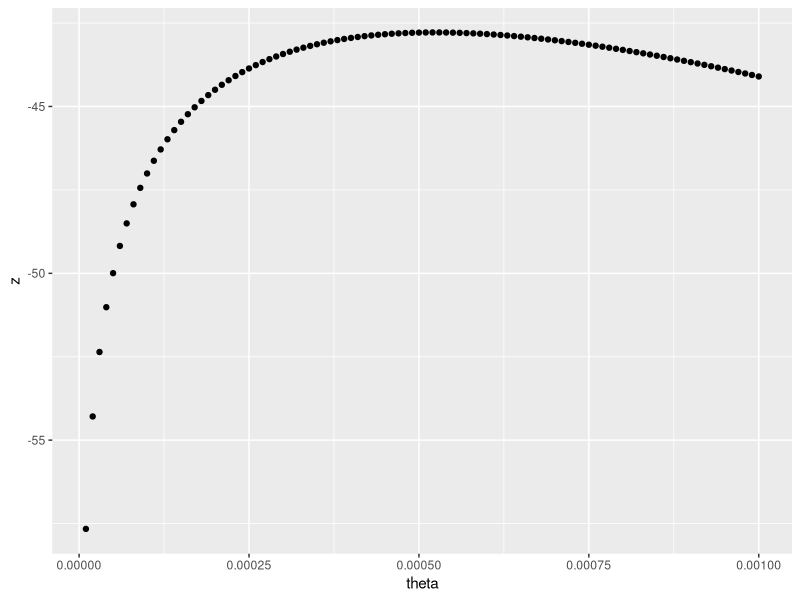

Write the R code that produced this figure.
############# Solutions to question 2.4 #############
library(ggplot2)

ll <- function(theta)
{
  allo <- c(28,32,49, 84, 357)
  allo_cens <- c(933, 1078, 1183, 1560, 2114, 2144)
  
  allo_lik = sum(dexp(allo, theta, log = TRUE))
  allo_cens_lik = sum(-theta*allo_cens)
  return (allo_lik + allo_cens_lik)
}

# ggplot contour
thetas <- seq(0.00001,0.001, 0.00001)
df.lik <- setNames(expand.grid(thetas), c('theta')) 
vfun1 <- Vectorize(ll, SIMPLIFY = TRUE)

df.lik$z <- vfun1(df.lik$theta)       
p <- ggplot(df.lik, aes(theta, z=z)) + geom_point(aes(x=theta, y = z))
p

# max
mll <- df.lik[52,]$theta

# CI
mll*(1 + c(-1,1)*1.96/sqrt(11))

